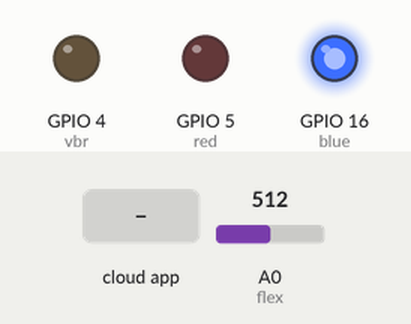
This sketch was run on a simulated ESP8266 (NodeMCU). Shown: output pins drawn as LEDs (lit = HIGH). The test bench sets the inputs (shaded band); at power-on: A0 (flex) = 512. WiFi joins after 1.5 s; servers stay silent unless stated; the Firebase database answers and starts empty; what the sketch prints to the serial monitor is not drawn.

Above: at 12.7 s.
12.8 s: the phone or cloud app sets Angle to 0
At 15.0 s:
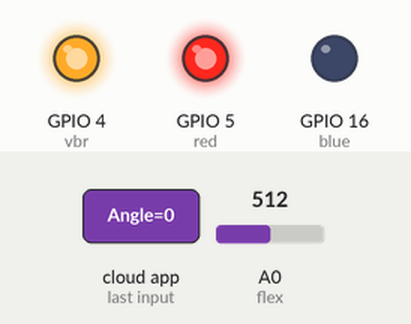
16.7 s: the phone or cloud app sets Angle to 1
At 18.5 s:
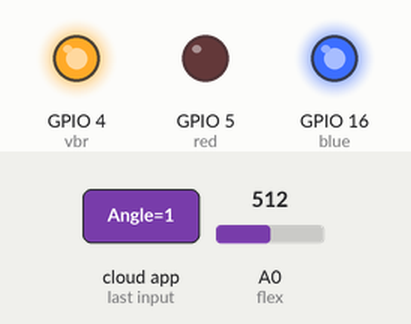
21.0 s: A0 (flex) set to 148
23.6 s: A0 (flex) set to 126
At 27.0 s:
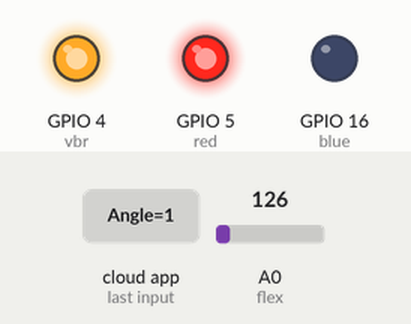
Timing chart, 0 to 28.3 s (numbered marks = the images above; inputs shaded):
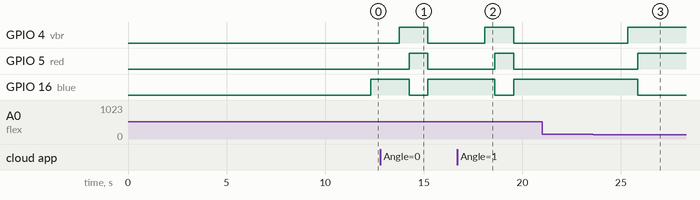

The sketch:

node.ino
```cpp
//#include "DHT.h"
#include <FirebaseArduino.h>
//#include <DHT.h>
#include <ESP8266WiFi.h>
#define FIREBASE_HOST "nodemcu-c958b.firebaseio.com"
#define FIREBASE_AUTH "ZPijEQFcmmkbhVDvLXHDg35I4zilCiaFQbIGQ7cj"
#define WIFI_SSID "GlobeAtHome_47572_2.4"
#define WIFI_PASSWORD "bnA3aGUJ"
//#define DHTPIN 5
#define flex A0
//#define DHTTYPE DHT11
//DHT dht(DHTPIN, DHTTYPE);
int vbr = 4;
int blue = 16;
int red = 5;


void setup() {
Serial.begin(9600);
//Serial.println(F("DHTxx test!"));
//dht.begin();
pinMode(vbr, OUTPUT);
pinMode(blue, OUTPUT);
pinMode(red, OUTPUT);
pinMode(flex, INPUT);


// connect to wifi.
WiFi.begin(WIFI_SSID, WIFI_PASSWORD);
Serial.print("connecting");
while (WiFi.status() != WL_CONNECTED) {
Serial.print(".");
delay(500);
}
Serial.println();
Serial.print("connected: ");
Serial.println(WiFi.localIP());
Firebase.begin(FIREBASE_HOST, FIREBASE_AUTH);

//Firebase.set("LED_STATUS", 0);
//Firebase.set("Values/Angle", 0);
//Firebase.set("Values/Status", "none");
delay(10000);
}
int n = 0;
int a=0;
void loop() {

//float t = dht.readTemperature();
int data= analogRead(flex);
//float value = map(data, 700, 900, 0, 255);
//float voltage= (data*4.98)/1023.0;
//float r= 47500.0*(4.98/voltage)-1.0;
//Serial.print(t);
//Serial.println("Resistance: " + String(r)+ " ohms");
//Firebase.setFloat("value", t);
//float angle = map(r, 37300.0, 90000.0, 0, 90.0);
Serial.println("Bend:");
Serial.println(data);
Serial.println("Degrees");
Firebase.setInt("Values/Angle", data);
Serial.println();
//Firebase.pushInt("angle", data);
//Firebase.getFloat("value");
delay(500);
/*n= Firebase.getInt("LED_STATUS");
if (n==1){
  Serial.println("LED ON");
  digitalWrite(led, HIGH);
  return;
  delay(500);
}
else{
  Serial.println("LED OFF");
  digitalWrite(led, LOW);
  return;
}*/

a= Firebase.getInt("Values/Angle");

if (a<=135){
  digitalWrite(vbr, HIGH);
  delay(500);
  digitalWrite(red, HIGH);
  digitalWrite(blue, LOW);
  Firebase.setString("Values/Status", "Bad");
  return;
}
else{
  digitalWrite(vbr, LOW);
  digitalWrite(red, LOW);
  digitalWrite(blue, HIGH);
  delay(500);
  Firebase.setString("Values/Status", "Good");
}
}
```

Measured:
- the behaviour switches between 136 and 135 on A0 (flex) (found by bisection; images 2 and 3)
- after the input at 12.8 s, GPIO 4 (vbr): LOW → HIGH after 0.95 s, → LOW 1.5 s later; GPIO 5 (red): LOW → HIGH after 1.5 s, → LOW 0.95 s later; GPIO 16 (blue): HIGH → LOW after 1.5 s, → HIGH 0.95 s later
- after the input at 16.7 s, GPIO 4 (vbr): LOW → HIGH after 1.4 s, → LOW 1.5 s later; GPIO 5 (red): LOW → HIGH after 1.9 s, → LOW 0.95 s later; GPIO 16 (blue): HIGH → LOW after 1.9 s, → HIGH 0.95 s later
- after the input at 21.0 s, every drawn part: stays the same
- after the input at 23.6 s, GPIO 4 (vbr): LOW → HIGH after 1.8 s; GPIO 5 (red): LOW → HIGH after 2.3 s; GPIO 16 (blue): HIGH → LOW after 2.3 s
